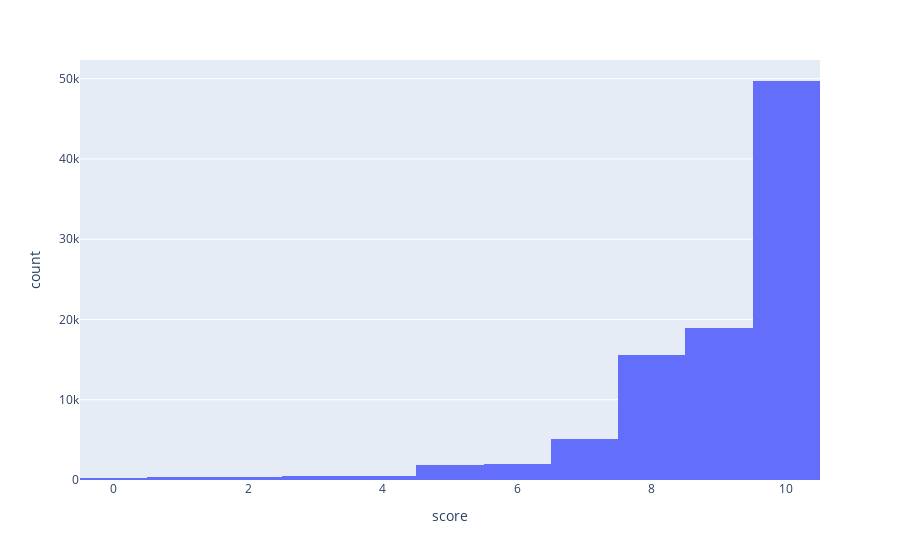

Here is the notebook cell this chart was saved with:
### Markdown cell above
colonnes sur lesquelles avoir des infos:
- last_paid_channel
- tags
- themes
- is_mf
- language
- csat_presales
- bv_transaction
- has_presales_contact
- est-ce que la date est la date du survey ou de la commande?

### Code cell
fig = px.histogram(df, x = 'score')
fig.update_layout(autosize = False)
fig.show()

### Figure 1 — Plotly figure (JSON) as saved in the notebook; plotly's stock layout.template omitted (floating-point values rounded to 4 significant figures; data arrays with more than 128 entries replaced by an {"elided": "..."} marker saying what was removed)
{"data": [{"alignmentgroup": "True", "bingroup": "x", "hovertemplate": "score=%{x}<br>count=%{y}<extra></extra>", "legendgroup": "", "marker": {"color": "#636efa", "pattern": {"shape": ""}}, "name": "", "offsetgroup": "", "orientation": "v", "showlegend": false, "type": "histogram", "x": {"elided": "95182 int values"}, "xaxis": "x", "yaxis": "y"}], "layout": {"autosize": false, "barmode": "relative", "legend": {"tracegroupgap": 0}, "margin": {"t": 60}, "xaxis": {"anchor": "y", "domain": [0, 1], "title": {"text": "score"}}, "yaxis": {"anchor": "x", "domain": [0, 1], "title": {"text": "count"}}}}
